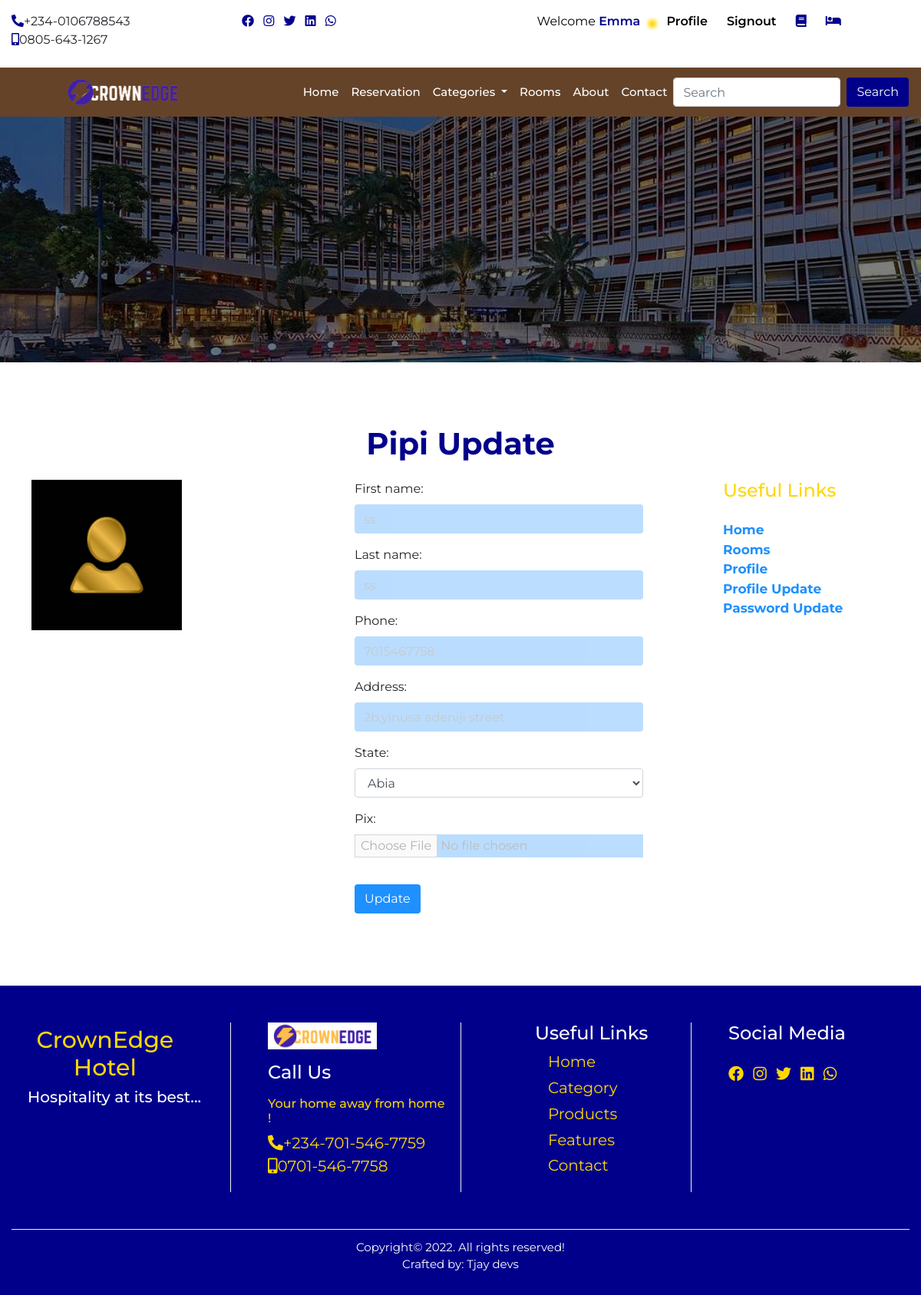
/update/ (signed in), run on the app's committed database.
### home/models.py (models this page shows, shortened)
class CompanyProfile(models.Model):
    name = models.CharField(max_length=50)
    keyword = models.CharField(max_length=150)
    description = models.CharField(max_length=150)
    logo = models.ImageField(upload_to='logo', blank=True, null=True)
    favicon = models.ImageField(upload_to='logo', blank=True, null=True, default='/favicon-96x96.png')
    carousel = models.ImageField(upload_to='carousel', blank=True, null=True)
    carousel2 = models.ImageField(upload_to='carousel', blank=True, null=True)
    carousel3 = models.ImageField(upload_to='carousel', blank=True, null=True)
    carousel4 = models.ImageField(upload_to='carousel', blank=True, null=True)
    banner = models.ImageField(upload_to='banner', blank=True, null=True)
    mobile = models.CharField(max_length=20)
    mobile2 = models.CharField(max_length=20)
    address = models.CharField(max_length=100)
    email = models.EmailField()
    website = models.URLField()
    about = models.TextField()
    about2 = models.TextField()
    copyright_year = models.CharField(max_length=4)
    class Meta:
        db_table = 'companyprofile'
        managed = True
        verbose_name = 'CompanyProfile'
        verbose_name_plural = 'CompanyProfile'

### userprofile/models.py (models this page shows, shortened)
class Profile(models.Model):
    user = models.OneToOneField(User,on_delete=models.CASCADE)
    first_name = models.CharField(max_length=50)
    last_name = models.CharField(max_length=50)
    email = models.EmailField()
    phone = models.CharField(max_length=20)
    state = models.CharField(max_length=50)
    address = models.CharField(max_length=50)
    pix = models.ImageField(upload_to='Profile',default='profile/avatar.jpg')
    class Meta:
        db_table = 'Profile'
        managed = True
        verbose_name = 'Profile'
        verbose_name_plural = 'Profiles'

### home/views.py (the view, shortened to what this page needs)
# urls.py: path('update/', views.update, name='update'),
@login_required(login_url='signin')
def update(request):
    profile = Profile.objects.get(user__username=request.user.username,)
    form = ProfileForms(instance=request.user.profile) # instantiate the form for a get request
    context = {
        'form':form,
        'profile':profile,
    }
    return render(request,'update.html',context)

### userprofile/forms.py
class ProfileForms(forms.ModelForm):
    class Meta:
        model = Profile
        fields = ['first_name','last_name','phone','address','state','pix']
        widgets = {
            'first_name':forms.TextInput(attrs={'class':'form-control','placeholder':'First Name'}),
            'last_name':forms.TextInput(attrs={'class':'form-control','placeholder':'Last Name'}),
            'phone':forms.TextInput(attrs={'class':'form-control','placeholder':'Phone'}),
            'address':forms.TextInput(attrs={'class':'form-control','placeholder':'Address'}),
            'state':forms.Select(attrs={'class':'form-control','placeholder':'state'},choices=STATE),
            'pix':forms.FileInput(attrs={'class':'form-control-file'}),
        }

### home/context_processor.py (called while the page is built)
def dropdown(request):
    categories = Category.objects.all()
    context = {
        'categories':categories
    }
    return context

def company(request):
    cprofile = CompanyProfile.objects.get(pk=1)
    context = {
        'cprofile':cprofile
    }
    return context

def cartcount(request):
    count = Booking.objects.filter(user__username= request.user.username,paid=False)
    itemcount = 0
    for item in count:
        itemcount += item.no_days
    context = {
        'itemcount':itemcount,
    }
    return context

### home/templatetags/sample_tags.py (called while the page is built)
@register.simple_tag
def intralink(main, link):
    return reverse(main) + '#' + link

### home/templates/update.html (shortened to what this page needs)
{% extends "base.html" %}
{% block header %} {% include 'header.html' %} {% endblock header %}
{% block banner %} {% include 'banner.html' %} {% endblock banner %}
{% block content %}
        <section>
            <div class="container-fluid">
                <h1 class="title">{{profile.user.username}} update</h1>
                <div class="row prof">
                <div class="col-12 col-sm-12 col-md-5 col-lg-4">
                    <div class="img-pcard">
                    <img src="{{profile.pix.url}}">
                    </div>
                </div>
                <div class="col-12 col-sm-12 col-md-5 col-lg-5">
                    <div class="pro-form">
                    <form action="{% url 'update' %}" method='POST' enctype='multipart/form-data'>
                        <div class="form-group">
                            {{form.as_p}}
                        </div>
                        <button type="submit" class="btn check-btn">update</button>
                    </form>
                    </div>
                </div>
                <div class="col-12 col-sm-12 col-md-2 col-lg-3">
                    <div class="pro-links">
                    <h4 class="mb-4">Useful Links</h4>
                    <ul class="list-unstyled">
                        <li><a href="{% url 'home' %}">Home</a></li>
                        <li><a href="{% url 'rooms' %}">rooms</a></li>
                        <li><a href="{% url 'profile' %}">profile</a></li>
                        <li><a href="{% url 'update' %}">profile update</a></li>
                        <li><a href="{% url 'password' %}">password update</a></li>
                    </ul>
                    </div>
                </div>
                </div>
            </div>
            </section>
{% endblock content %}
{% block footer %} {% include 'footer.html' %} {% endblock footer %}

### home/templates/header.html (shortened to what this page needs)
{% load sample_tags %}
<div class="container-fluid">
    <div class="row">
      <div class="col-12 col-sm-6 col-md-2 col-lg-3 mt-3 mb-2 hide">
        <ul class="list-inline">
          <li class="list-inline-item"><a href=""><i class="fas fa-phone-alt"></i></a><span>+234-0106788543</span></li>
          <li class="list-inline-item"><a href=""><i class="fas fa-mobile-alt"></i></a><span>0805-643-1267</span></li>
        </ul>
      </div>
      <div class="col-12 col-sm-6 col-md-2 col-lg-3 mt-3 mb-2 hide">
        <ul class="list-inline">
          <li class="list-inline-item"><a href=""><i class="fab fa-facebook"></i></a></li>
          <li class="list-inline-item"><a href=""><i class="fab fa-instagram"></i></a></li>
          <li class="list-inline-item"><a href=""><i class="fab fa-twitter"></i></a></li>
          <li class="list-inline-item"><a href=""><i class="fab fa-linkedin"></i></a></li>
          <li class="list-inline-item"><a href=""><i class="fab fa-whatsapp"></i></a></li>
        </ul>
      </div>
      <div class="col-12 col-sm-12 col-md-8 col-lg-6 mt-3 mb-2 auth">
        <ul class="">
          {% if user.is_authenticated %}
            <li class=""><a href="{% url 'profile' %}" class="welcome">welcome <span>
              {% if user.first_name %}
                {{request.user.first_name}}
              {% else %}
                {{request.user.username}}
              {% endif %}
            </span></i></a></li>
            <li class=""><a href="{% url 'profile' %}" class="user-btn"><span>profile</span></a></li>
            <li class=""><a href="{% url 'signout' %}" class="user-btn"><span>signout</span></a></li>
            <li class=""><a href="{% url 'history' %}" class="user-btn"><i class="fas fa-book"></i></a></li>
            <li class="">
              <a href="{% url 'booked' %}" class="user-btn">
                {% if itemcount > 0 %}
                  <span class="badge badge-pill badge-warning">
                    <i class="fas fa-bed"></i>
                    <span class="badge badge-pill badge-warning">{{itemcount}}</span>
                  </span>
                {% else %}
                  <i class="fas fa-bed"></i>
                {% endif %}
              </a>
            </li>
          {% else %}
            <li class=""><a href="{% url 'signin' %}" class="user-btn"><i class="fas fa-user"></i><span>signin</span></a></li>
            <li class=""><a href="{% url 'signup' %}" class="user-btn"><i class="fas fa-users"></i><span>signup</span></a></li>
          {% endif %}
        </ul>
      </div>
    </div>
  </div>
      <nav class="navbar navbar-expand-lg navbar-light sticky-top">
        <a class="navbar-brand" href="{% url 'home' %}"><img src="{{cprofile.logo.url}}" alt=""></a>
        <div class="collapse navbar-collapse" id="navbarSupportedContent">
          <ul class="navbar-nav ml-auto">
            <li class="nav-item active">
              <a class="nav-link" href="{% url 'home' %}">home <span class="sr-only">(current)</span></a>
            </li>
            <li class="nav-item">
              <a class="nav-link" href="{% url 'booked' %}">reservation</a>
            </li>
            <li class="nav-item dropdown">
              <a class="nav-link dropdown-toggle" href="" id="navbarDropdown" role="button" data-toggle="dropdown" aria-haspopup="true" aria-expanded="false">
                categories
              </a>
            </li>
            <li class="nav-item">
              <a class="nav-link" href="{% url 'rooms' %}">rooms</a>
            </li>
            <li class="nav-item">
              <a class="nav-link" href="{% intralink 'home' 'abouttus' %}">about</a>
            </li>
            <li class="nav-item">
              <a class="nav-link" href="{% intralink 'home' 'contact' %}">contact</a>
            </li>
          </ul>
          <form class="form-inline my-2 my-lg-0" action="{% url 'search' %}" method="POST">
            <input class="form-control mr-sm-2" name="search" type="search" placeholder="Search" aria-label="Search">
            <button class="btn form-btn" type="submit">Search</button>
          </form>
        </div>
      </nav>

### home/static/css/style.css (style rules this page uses)
* { margin: 0px; padding: 0px; box-sizing: border-box; }
body { font-family: 'Montserrat', sans-serif; }
html { scroll-behavior: smooth; }
.hide a { color: darkblue; }
.welcome { color: black; font-weight: 400; text-transform: capitalize; padding-right: .6rem; }
.welcome span { color: darkblue; font-weight: 600; text-decoration: none; }
.user-btn { color: darkblue; font-weight: 400; padding-left: 1rem; padding-right: .3rem; }
.user-btn span { color: black; font-weight: 600; text-transform: capitalize; }
.auth { display: flex; justify-content: space-around; }
.auth li { display: inline; }
h1 { color: gold; }
.navbar { background: #654329; }
#navbarSupportedContent a { color: white; text-transform: capitalize; font-size: 15px; font-weight: 500; }
.navbar img { width: 50%; margin-left: 20%; }
.navbar-nav { margin-left: 50%; }
.form-btn { color:white; background: darkblue; }
.container-fluid h1 { text-align: center; margin-top: 2%; }
.title { text-transform: capitalize; padding-top: 5%; margin-bottom: 2%; color: darkblue; font-weight: bold; }
.check-btn { background: dodgerblue !important; color: white; text-transform: capitalize; margin-top: 5%; }
.prof { margin-bottom: 8%; }
.img-pcard { width: 60%; height: 60vh; padding-left: 7%; }
.img-pcard img { width: 100%; }
.pro-form { width: 90%; padding-left: 10%; }
.pro-form input { border: none !important; background: dodgerblue; opacity: 0.3; }
.pro-form .check-btn { background: dodgerblue !important; color: white; text-transform: capitalize; margin-top: 5%; }
.pro-links { margin-left: 10%; }
.pro-links h4 { color: gold; }
.pro-links a { color: dodgerblue; font-size: 17px; font-weight: 700; text-transform: capitalize; }

### data on the page
CompanyProfile: logo (picture)
Profile: user.username "Pipi", pix (placeholder picture), first_name "ss", last_name "ss", phone "7015467758", address "2b,yinusa adeniji street", state "Abia"

### other printed values
{{ request.user.first_name }} "Emma"
